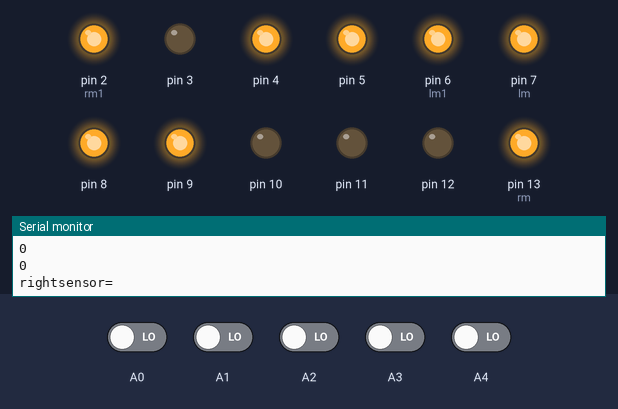
Bench run of a sketch on a simulated Arduino Uno, built with avr-gcc and run on an emulated ATmega328P. On the bench: output pins drawn as LEDs (lit = HIGH), the last lines printed to the serial monitor. The inputs (shaded band) are chosen by the test bench; at power-on: A0–4 LOW.

Above: at 1.2 s.
1.3 s: A0 driven HIGH
At 2.4 s:
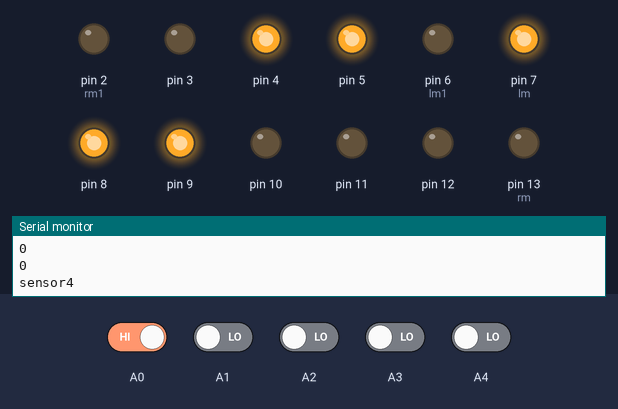
2.8 s: A2 driven HIGH
At 3.7 s:
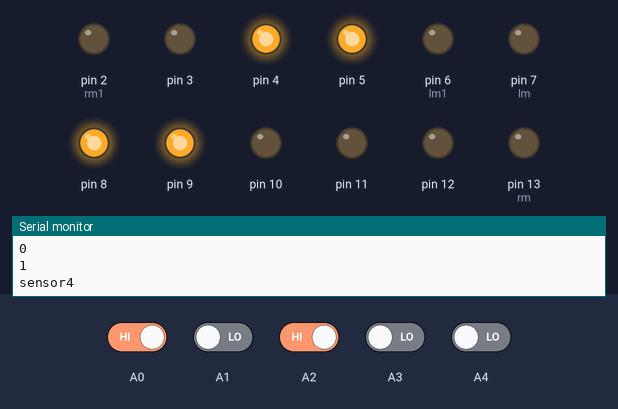
4.3 s: A3 driven HIGH
At 4.6 s:
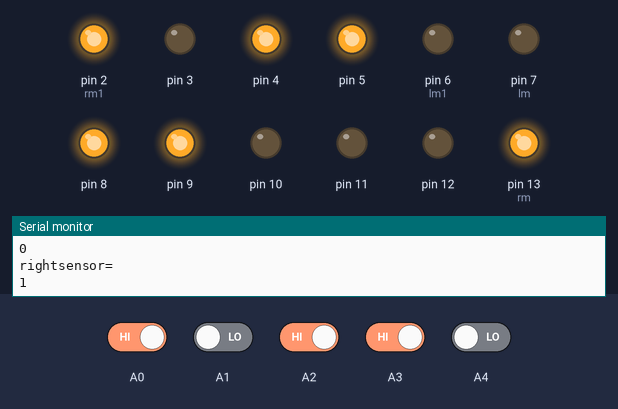
5.8 s: A3 driven LOW
At 7.0 s:
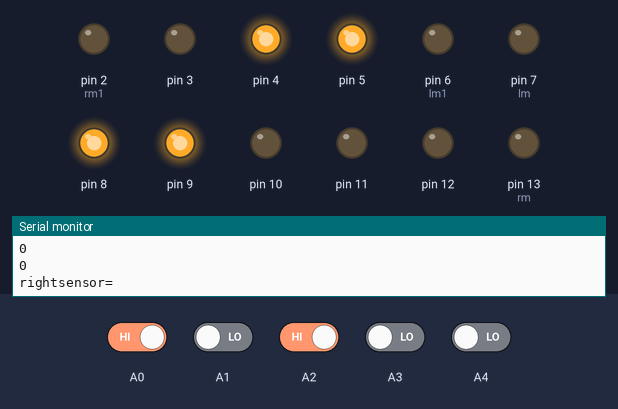
8.8 s: A4 driven HIGH
At 9.4 s:
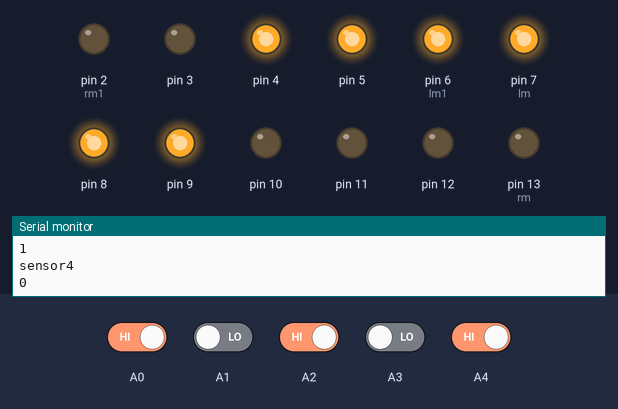
10.3 s: A4 driven LOW
At 10.6 s:
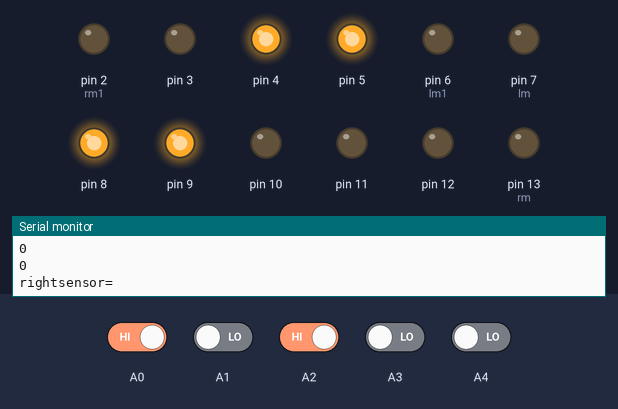
Timing chart, 0 to 12.8 s (numbered marks = the images above; inputs shaded):
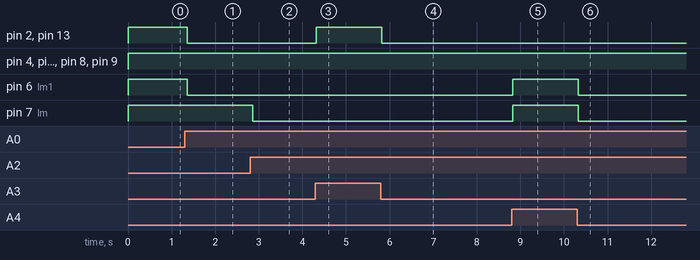

Measured:
- after the input at 1.3 s, pin 2 (rm1), pin 6 (lm1), pin 13 (rm): HIGH → LOW after 0.06 s
- after the input at 2.8 s, pin 7 (lm): HIGH → LOW after 0.06 s
- after the input at 4.3 s, pin 2 (rm1), pin 13 (rm): LOW → HIGH at once
- after the input at 5.8 s, pin 2 (rm1), pin 13 (rm): HIGH → LOW at once
- after the input at 8.8 s, pin 6 (lm1), pin 7 (lm): LOW → HIGH at once
- after the input at 10.3 s, pin 6 (lm1), pin 7 (lm): HIGH → LOW at once

The sketch:

AYUSHYADIGITAL4.ino
```cpp
int lm = 7;
int lm1 = 6;
int rm = 13;
int rm1 = 2;

int val0 = 0;
int val1 = 0;
int val2 = 0;
int val3 = 0;
int val4 = 0;

void setup()
{
Serial.begin(9600);
pinMode(A0,INPUT);
pinMode(A1,INPUT);
pinMode(A2,INPUT);
pinMode(A3,INPUT);
pinMode(A4,INPUT);
pinMode(8,OUTPUT);
pinMode(9,OUTPUT);
pinMode(11,OUTPUT);
pinMode(12,OUTPUT);
pinMode(lm,OUTPUT);
pinMode(lm1,OUTPUT);
pinMode(rm,OUTPUT);
pinMode(rm1,OUTPUT);
pinMode(3,OUTPUT);
pinMode(4,OUTPUT);
pinMode(5,OUTPUT);
pinMode(10,OUTPUT);
}


void loop()
{ digitalWrite(8, HIGH);
  digitalWrite(9, HIGH);
  digitalWrite(11, LOW);
  digitalWrite(12, LOW);
  digitalWrite(4, HIGH);
  digitalWrite(3, LOW);
  digitalWrite(5, HIGH);
  digitalWrite(10, LOW);


   val0 = digitalRead(A0);
   int rightsensor=val0;
    Serial.println("rightsensor=");
   Serial.println(rightsensor);    //3=rightsensor
   val1 = digitalRead(A1);
   int middlesensor=val1;
   Serial.println(middlesensor);
   val2 = digitalRead(A2);
   int leftsensor=val2;
   Serial.println(leftsensor); //5=leftsensro


   val3 = digitalRead(A3);
   int sensor4=val3;
    Serial.println("sensor4");
   Serial.println(sensor4);
   val4 = digitalRead(A4);
   int sensor5=val4;
   Serial.println(sensor5);

if( (sensor4==0 && sensor5==0)||(sensor4==1 && sensor5==1))
{
   if (leftsensor == 0 && middlesensor == 0 && rightsensor == 0 ) {
    digitalWrite(lm,HIGH);  //left wheel
    digitalWrite(rm,HIGH);   //right wheel
    digitalWrite(lm1,HIGH);  //left wheel
    digitalWrite(rm1,HIGH);   //right wheel
    delay(10);
   }

    else if (leftsensor == 0 && middlesensor == 0 && rightsensor == 1){
    digitalWrite(lm,HIGH);  //left wheel
    digitalWrite(rm,LOW);   //right wheel
    digitalWrite(lm1,LOW);  //left wheel
    digitalWrite(rm1,LOW);   //right wheel
    delay(10);
   }

    else if (leftsensor == 0 && middlesensor == 1 && rightsensor == 1) {
    digitalWrite(lm,HIGH);  //left wheel
    digitalWrite(rm,LOW);   //right wheel
    digitalWrite(lm1,LOW);  //left wheel
    digitalWrite(rm1,LOW);   //right wheel
    delay(10);
   }


   else if (leftsensor == 1 && middlesensor == 0 && rightsensor == 1) {
    digitalWrite(lm,LOW);  //left wheel
    digitalWrite(rm,LOW);   //right wheel
    digitalWrite(lm1,LOW);  //left wheel
    digitalWrite(rm1,LOW);   //right wheel
    delay(10);
   }

 else if (leftsensor == 1 && middlesensor == 0 && rightsensor == 0)  {
    digitalWrite(lm,LOW);  //left wheel
    digitalWrite(rm,LOW);   //right wheel
    digitalWrite(lm1,LOW);  //left wheel
    digitalWrite(rm1,HIGH);   //right wheel
    delay(10);
   }


  else  if (leftsensor == 1 && middlesensor == 1 && rightsensor == 0){
    digitalWrite(lm,LOW);  //left wheel
    digitalWrite(rm,LOW);   //right wheel
    digitalWrite(lm1,LOW);  //left wheel
    digitalWrite(rm1,HIGH);   //right wheel
    delay(10);
   }

  //   else if (leftsensor == 1 && middlesensor == 1 && rightsensor == 1){
    //digitalWrite(lm,LOW);  //left wheel
  //  digitalWrite(rm,HIGH);   //right wheel
   // digitalWrite(lm1,LOW);  //left wheel
    //digitalWrite(rm1,HIGH);   //right wheel
    //delay(10);
    //}
}

else if( sensor4==0 && sensor5==1)

{
    digitalWrite(lm,HIGH);  //left wheel
    digitalWrite(rm,LOW);   //right wheel
    digitalWrite(lm1,HIGH);  //left wheel
    digitalWrite(rm1,LOW);   //right wheel
    delay(10);
    /*if(leftsensor == 1 && middlesensor == 1 && rightsensor == 1){
    digitalWrite(lm,HIGH);  //left wheel
    digitalWrite(rm,);   //right wheel
    digitalWrite(lm1,HIGH);  //left wheel
    digitalWrite(rm1,HIGH);   //right wheel
    delay(10);*/

}
 else if( sensor4==1 && sensor5==0)

{

    digitalWrite(lm,LOW);  //left wheel
    digitalWrite(rm,HIGH);   //right wheel
    digitalWrite(lm1,LOW);  //left wheel
    digitalWrite(rm1,HIGH);   //right wheel
    delay(10);
    }


   }
```
